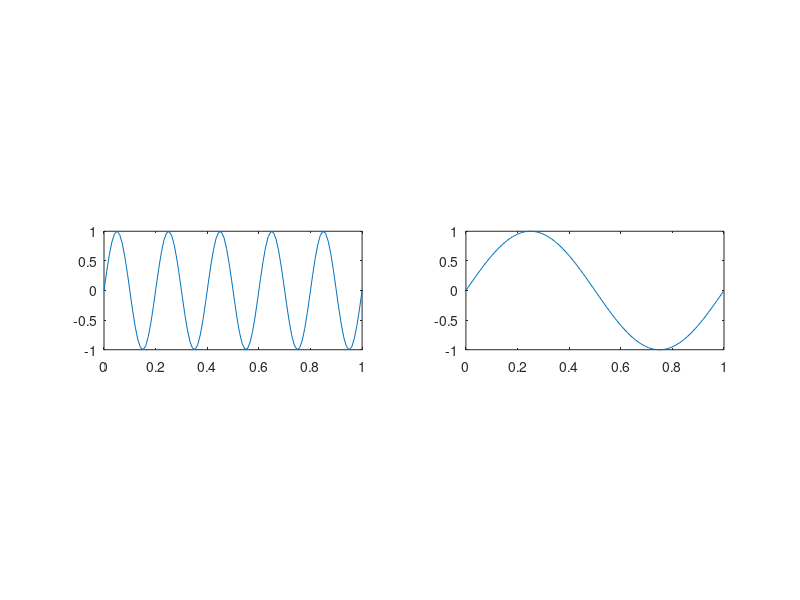

Source code (MATLAB):
clear all;
clc;
t = linspace(0,1,100);
fm = 5;
y = sin(2*pi*fm*t);
subplot(3,2,3);
plot(t,y);

fc = 100;
y2 = sin(2*pi*fc*t);
subplot(3,2,4);
plot(t,y2);
